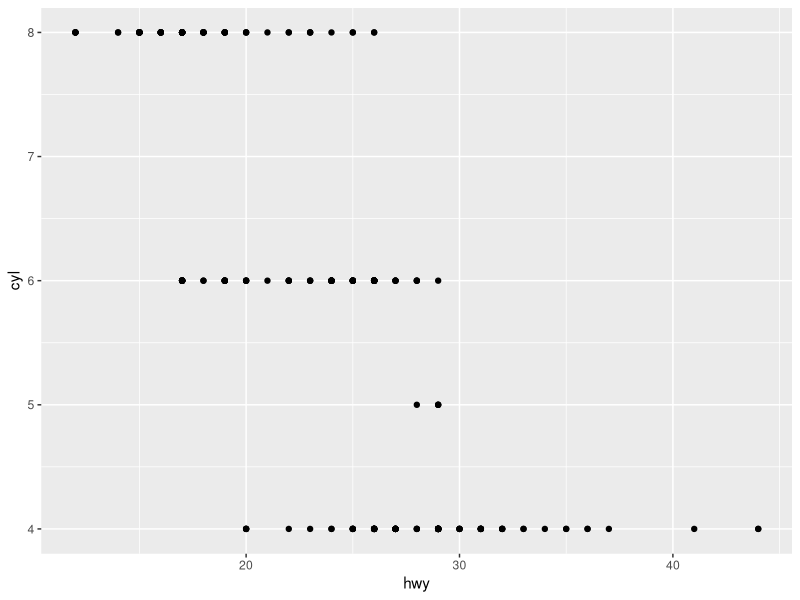

The R source for this figure:
# Lab1
## Required packages
library('ggplot2')

# Ex 3.2.4: #4 (modified)
# Using the mpg data, make a scatterplot of hwy vs cyl
## Your code starts below this line
p <- ggplot(data = mpg) +
  geom_point(mapping = aes(x = hwy, y = cyl))
## Your work ends before this line

